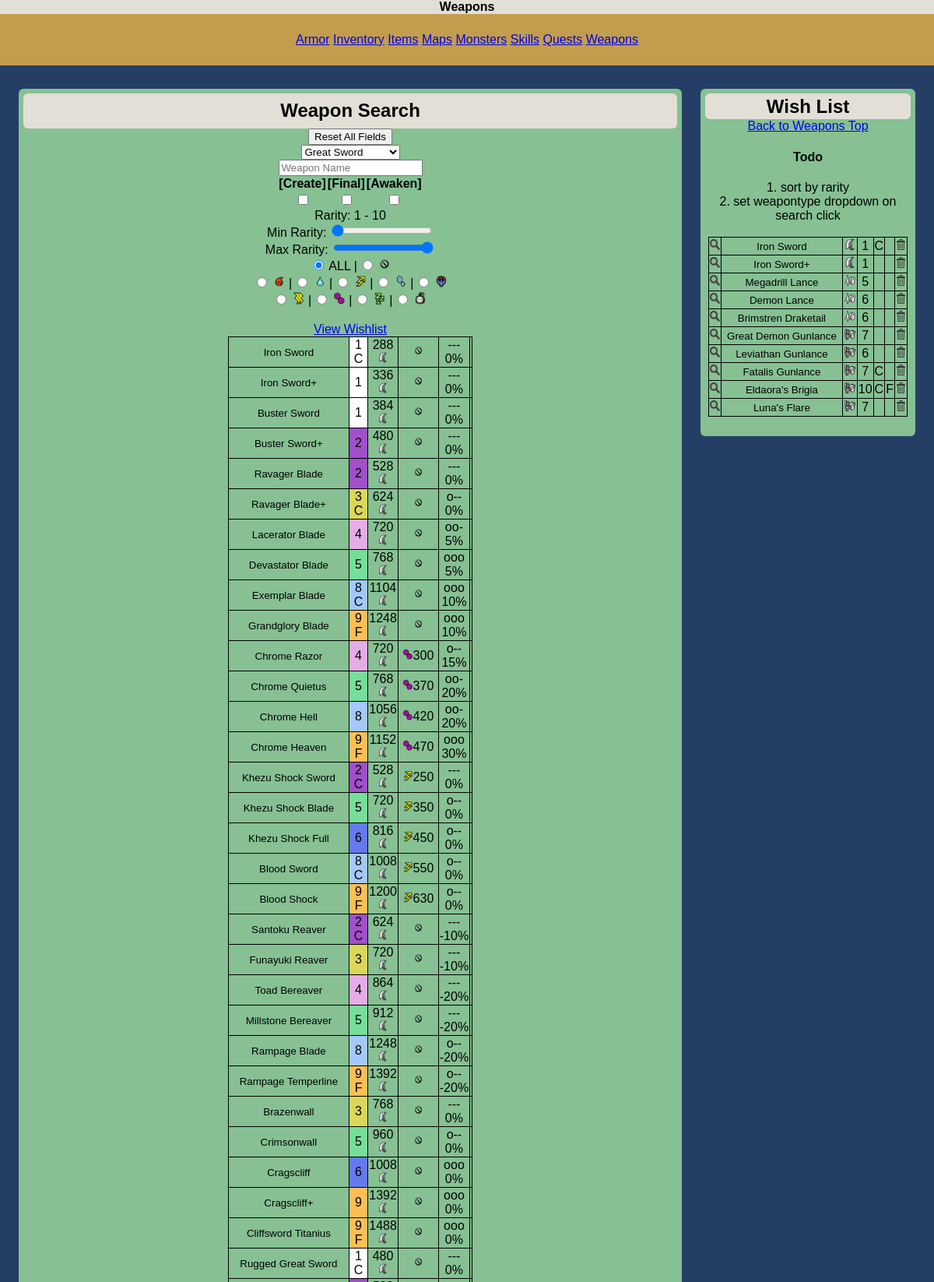
The page / (upper part) on the database its author committed.
### tables this page shows
CREATE TABLE IF NOT EXISTS `weapondata` (
  `id` int(5) NOT NULL,
  `parentId` int(5) NOT NULL,
  `weaponTypeId` int(5) NOT NULL,
  `name` varchar(80) NOT NULL,
  `attack` int(5) NOT NULL,
  `element` varchar(3) NOT NULL,
  `elementValue` int(5) DEFAULT NULL,
  `created` int(1) NOT NULL,
  `final` int(1) NOT NULL,
  `slot` int(1) NOT NULL,
  `rare` int(2) NOT NULL,
  `affinity` decimal(2,2) NOT NULL,
  `defense` int(3) DEFAULT NULL,
  `special` varchar(40) DEFAULT NULL,
  `awaken` int(1) NOT NULL,
  `red` int(3) NOT NULL,
  `orange` int(3) NOT NULL,
  `yellow` int(3) NOT NULL,
  `green` int(3) NOT NULL,
  `blue` int(3) NOT NULL,
  `white` int(3) NOT NULL,
  `purple` int(3) NOT NULL,
  `redPlus` int(3) NOT NULL,
  `orangePlus` int(3) NOT NULL,
  `yellowPlus` int(3) NOT NULL,
  `greenPlus` int(3) NOT NULL,
  `bluePlus` int(3) NOT NULL,
  `whitePlus` int(3) NOT NULL,
  `purplePlus` int(3) NOT NULL,
  `own` int(1) NOT NULL,
  `hierarchy` varchar(3000) NOT NULL,
  PRIMARY KEY (`id`)
);

CREATE TABLE IF NOT EXISTS `wishlist` (
  `id` int(5) NOT NULL,
  `weaponTypeId` int(5) NOT NULL,
  `name` varchar(80) NOT NULL,
  `created` int(1) NOT NULL,
  `final` int(1) NOT NULL,
  `rare` int(2) NOT NULL,
  PRIMARY KEY (`id`),
  UNIQUE KEY `id` (`id`),
  UNIQUE KEY `name` (`name`)
);

### assets/modules/weapons/vars.php (called while the page is built, shortened)
<?php
    if(isset($_POST['postCheck'])) {
        if(isset($_POST['weaponPath'])){
            $weaponPath=$_POST['weaponPath'];
        } else {
            $weaponPath=null;
        }
        if($_POST['createShow']==1){ $createCheck='checked'; $createFilter=1;
        } else { $createCheck=''; $createFilter=0;}
        if($_POST['finalShow']==1){ $finalCheck='checked'; $finalFilter=1;
        } else { $finalCheck=''; $finalFilter=0;}
        if($_POST['awakenShow']==1){ $awakenCheck='checked'; $awakenFilter=1;
        } else { $awakenCheck=''; $awakenFilter=0;}
        if(isset($_POST['searchClick'])){
            $searchClickCSV = str_getcsv($_POST['searchClick']);
            $sql='SELECT name
                FROM weapondata
                WHERE id='.$searchClickCSV[0];
            $searchResultName = mysqli_query($mysqli,$sql) or die(mysqli_error($mysqli) . '; searchresultname table error');
            $row=mysqli_fetch_array($searchResultName);
            $weaponSearch=str_replace('\'','&#39;',$row['name']);
            $weaponType=$searchClickCSV[1];
        } else {
            $weaponSearch=str_replace('\'','&#39;',$_POST['weaponName']);
            if(isset($_POST['weaponImage'])) {
                $weaponType=$_POST['weaponImage'];
            } else {$weaponType=$_POST['weaponType'];}
        }
        if(isset($_POST['minRaritySelect'])) {
            $minRaritySelect=$_POST['minRaritySelect'];
            $maxRaritySelect=$_POST['maxRaritySelect'];
        } else {
            $minRaritySelect=1;
            $maxRaritySelect=10;
        }
        if(isset($_POST['elementImage'])) {
            $elemFilter=$_POST['elementImage'];
        } else {
            $elemFilter=$_POST['elem'];
        }
        switch($elemFilter) {
            case "%": $allCheck = "checked"; break;
            case "RAW": $rawCheck = "checked"; break;
            case "FIR": $firCheck = "checked"; break;
            case "WAT": $watCheck = "checked"; break;
            case "THU": $thuCheck = "checked"; break;
            case "ICE": $iceCheck = "checked"; break;
            case "DRA": $draCheck = "checked"; break;
            case "PAR": $parCheck = "checked"; break;
            case "POI": $poiCheck = "checked"; break;
            case "SLE": $sleCheck = "checked"; break;
            case "BLA": $blaCheck = "checked"; break;
        }
    } else {
        $createFilter=0;
        $finalFilter=0;
        $weaponSearch=null;
        $weaponType=1;
        $minRaritySelect=1;
        $maxRaritySelect=10;
        $elemFilter='%';
    }
?>

### assets/modules/weapons/query.php (called while the page is built)
<?php
    $weaponSearch=str_replace('\'','&#39;',$weaponSearch);
    $sql = 'SELECT *
            FROM weapondata
            WHERE instr(name,"' . $weaponSearch . '")>0
            AND rare BETWEEN ' . $minRaritySelect . ' AND ' . $maxRaritySelect . '
            AND element LIKE \'%' . $elemFilter . '%\'
            AND (' . $createFilter . '=0 OR created=' . $createFilter .')
            AND (' . $finalFilter . '=0 OR final=' . $finalFilter . ')
            AND (0=' . $weaponType . ' OR weapontypeid=' . $weaponType . ')
            ORDER BY id';
    $result = mysqli_query($mysqli,$sql) or die(mysqli_error($mysqli) . '; weapon table error');
?>

### assets/modules/weapons/parameter_prep.php (called while the page is built, shortened)
<?php
    switch($weaponsRow['slot']) {
        case "0": $slot = "---"; break;
        case "1": $slot = "o--"; break;
        case "2": $slot = "oo-"; break;
        case "3": $slot = "ooo"; break;}
    $affinity=$weaponsRow['affinity']*100;
    $sql = 'SELECT color
            FROM rarecolors
            WHERE rare=' . $weaponsRow['rare'];
    $colorResult = mysqli_query($mysqli,$sql) or die(mysqli_error($mysqli) . '; color table error');
    $rareColorsRow=mysqli_fetch_array($colorResult);
    if ($weaponsRow['created']==1) {$createFlag = 'C';
    } else {$createFlag = null;}
    if ($weaponsRow['final']==1) {$finalFlag = 'F';
    } else {$finalFlag = null;}
    if ($awakenFilter==1){
        $elemType=$weaponsRow['element'];
        $elemValue=$weaponsRow['elementValue'];
    } else{
        if ($weaponsRow['awaken']==1){
            $elemType='RAW';
        } else{
            $elemType=$weaponsRow['element'];
            $elemValue=$weaponsRow['elementValue'];
        }
    }
?>

### assets/modules/weapons/table.php (the view, shortened to what this page needs)
<table class='data'>
    <?php
        while($weaponsRow=mysqli_fetch_array($result))
        {
            require('assets/modules/weapons/parameter_prep.php');
            echo("<tr>")
                .'<td class="textTd"><input type="submit" name="weaponPath" value="'.$weaponsRow['name'].'" class="button" >'
                ."<td BGCOLOR='$rareColorsRow[color]'>$weaponsRow[rare]<br>".$createFlag . $finalFlag
                ."<td>$weaponsRow[attack]<br><input class='icon' type='image' name='weaponImage' value=$weaponsRow[weaponTypeId] src=assets/resources/weapons/$weaponsRow[weaponTypeId].png class='icon'></td>"
                ."<td><input type ='image' name='elementImage' value=$elemType src=assets/resources/elements/$elemType.png class='icon'>"
                ."$elemValue</td>"
                ."<td>$slot"
                ."<br>$affinity%</td>"
                ."<td>$weaponsRow[special]</td>"
                ;
        }
    ?>
</table>

### assets/modules/weapons/wishlist.php (shortened to what this page needs)
<H2>Wish List</H2>
<a href='#top'>Back to Weapons Top</a>
<H4>Todo</H4>
1. sort by rarity<br>
2. set weapontype dropdown on search click<br>
<br>
<?php
    $sql = 'SELECT *
            FROM wishlist';
    $wishlistTableResult = mysqli_query($mysqli,$sql) or die(mysqli_error($mysqli) . '; wishlist table error');
?>
<table class='data wish'>
    <?php
        while($row=mysqli_fetch_array($wishlistTableResult))
        {
            if($row['created']==1){
                $created='C';
            } else {
                $created='';
            }
            if($row['final']==1){
                $final='F';
            } else {
                $final='';
            }
            echo("<tr>")
                ."<td><input type='image' name='searchClick' onclick='this.form.submit()' src=assets/resources/ui/search.png class='icon' value={$row['id']},{$row['weaponTypeId']}></td>"
                .'<td class="textTd"><input type="submit" name="weaponPath" value="'.$row['name'].'" class="button"></td>'
                .'<td><img src=assets/resources/weapons/'.$row['weaponTypeId'].'.png class="icon"></td>'
                .'<td>'.$row['rare'].'</td>'
                .'<td>'.$created.'</td>'
                .'<td>'.$final.'</td>'
                ."<td><input type='image' name='wishDelete' onclick = 'this.form.submit()' src=assets/resources/ui/delete.png class='icon' value=$row[id]></td>";
        }
    ?>
</table>

### rows shown on the page
weapondata: weaponPath "Iron Sword", rare "1", created "C", attack "288", slot "---", affinity "0"
weapondata: weaponPath "Iron Sword+", rare "1", attack "336", slot "---", affinity "0"
weapondata: weaponPath "Buster Sword", rare "1", attack "384", slot "---", affinity "0"
weapondata: weaponPath "Buster Sword+", rare "2", attack "480", slot "---", affinity "0"
weapondata: weaponPath "Ravager Blade", rare "2", attack "528", slot "---", affinity "0"
weapondata: weaponPath "Ravager Blade+", rare "3", created "C", attack "624", slot "o--", affinity "0"
weapondata: weaponPath "Lacerator Blade", rare "4", attack "720", slot "oo-", affinity "5"
weapondata: weaponPath "Devastator Blade", rare "5", attack "768", slot "ooo", affinity "5"
weapondata: weaponPath "Exemplar Blade", rare "8", created "C", attack "1104", slot "ooo", affinity "10"
weapondata: weaponPath "Grandglory Blade", rare "9", final "F", attack "1248", slot "ooo", affinity "10"
weapondata: weaponPath "Chrome Razor", rare "4", attack "720", elementValue "300", slot "o--", affinity "15"
weapondata: weaponPath "Chrome Quietus", rare "5", attack "768", elementValue "370", slot "oo-", affinity "20"
weapondata: weaponPath "Chrome Hell", rare "8", attack "1056", elementValue "420", slot "oo-", affinity "20"
weapondata: weaponPath "Chrome Heaven", rare "9", final "F", attack "1152", elementValue "470", slot "ooo", affinity "30"
weapondata: weaponPath "Khezu Shock Sword", rare "2", created "C", attack "528", elementValue "250", slot "---", affinity "0"
weapondata: weaponPath "Khezu Shock Blade", rare "5", attack "720", elementValue "350", slot "o--", affinity "0"
weapondata: weaponPath "Khezu Shock Full", rare "6", attack "816", elementValue "450", slot "o--", affinity "0"
weapondata: weaponPath "Blood Sword", rare "8", created "C", attack "1008", elementValue "550", slot "o--", affinity "0"
weapondata: weaponPath "Blood Shock", rare "9", final "F", attack "1200", elementValue "630", slot "o--", affinity "0"
weapondata: weaponPath "Santoku Reaver", rare "2", created "C", attack "624", slot "---", affinity "-10"
weapondata: weaponPath "Funayuki Reaver", rare "3", attack "720", slot "---", affinity "-10"
weapondata: weaponPath "Toad Bereaver", rare "4", attack "864", slot "---", affinity "-20"
weapondata: weaponPath "Millstone Bereaver", rare "5", attack "912", slot "---", affinity "-20"
weapondata: weaponPath "Rampage Blade", rare "8", attack "1248", slot "o--", affinity "-20"
weapondata: weaponPath "Rampage Temperline", rare "9", final "F", attack "1392", slot "o--", affinity "-20"
weapondata: weaponPath "Brazenwall", rare "3", attack "768", slot "---", affinity "0"
weapondata: weaponPath "Crimsonwall", rare "5", attack "960", slot "o--", affinity "0"
weapondata: weaponPath "Cragscliff", rare "6", attack "1008", slot "ooo", affinity "0"
weapondata: weaponPath "Cragscliff+", rare "9", attack "1392", slot "ooo", affinity "0"
weapondata: weaponPath "Cliffsword Titanius", rare "9", final "F", attack "1488", slot "ooo", affinity "0"
weapondata: weaponPath "Rugged Great Sword", rare "1", created "C", attack "480", slot "---", affinity "0"
wishlist: weaponPath "Iron Sword", rare "1", created "C"
wishlist: weaponPath "Iron Sword+", rare "1"
wishlist: weaponPath "Megadrill Lance", rare "5"
wishlist: weaponPath "Demon Lance", rare "6"
wishlist: weaponPath "Brimstren Draketail", rare "6"
wishlist: weaponPath "Great Demon Gunlance", rare "7"
wishlist: weaponPath "Leviathan Gunlance", rare "6"
wishlist: weaponPath "Fatalis Gunlance", rare "7", created "C"
wishlist: weaponPath "Eldaora's Brigia", rare "10", created "C", final "F"
wishlist: weaponPath "Luna's Flare", rare "7"

### other values the page prints
$minRaritySelect "1"
$maxRaritySelect "10"
form field weaponType "Great Sword"
